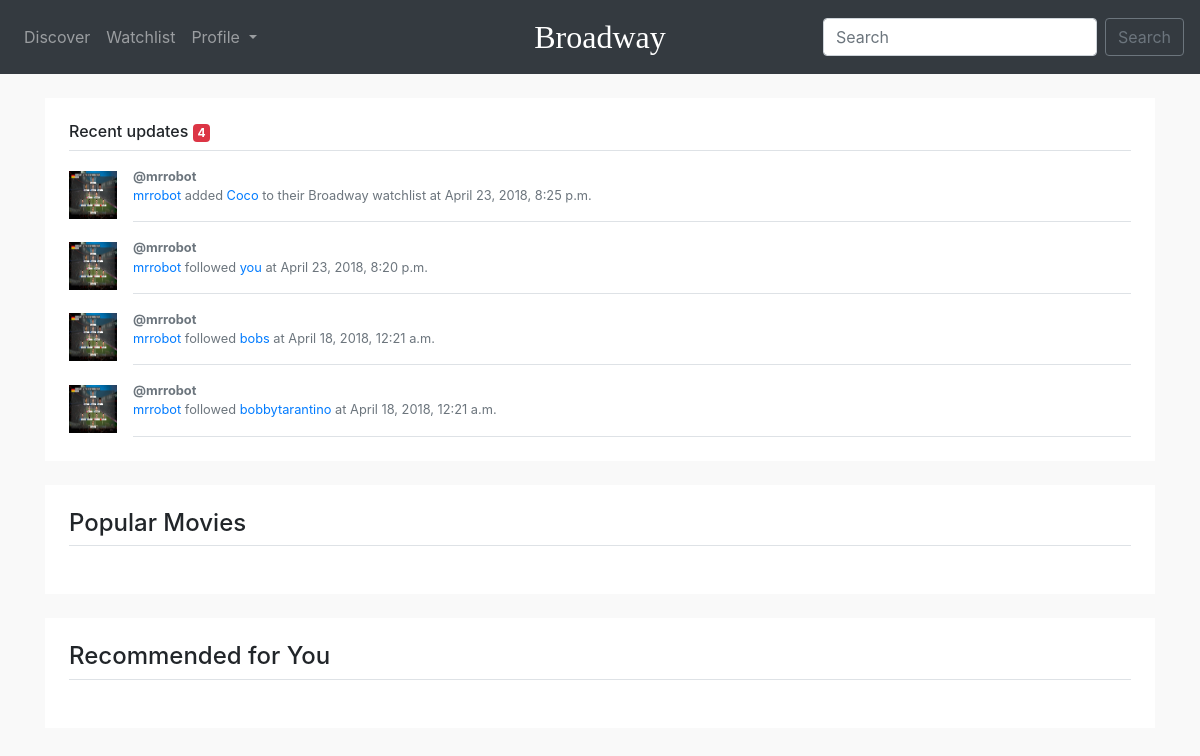
The app's page / (signed in) with its own data.
### user/models.py (models this page shows, shortened)
class Activity(models.Model):
    activity_type = models.CharField(max_length=50)
    main_user = models.ForeignKey(
        Profile,
        on_delete=models.CASCADE,
        related_name="main_user",
        null=True
    )
    movie = models.ForeignKey(
        main.models.Movie,
        on_delete=models.CASCADE,
        related_name="added",
        null=True,
        blank=True
    )
    activity_user = models.ForeignKey(
        Profile,
        on_delete=models.CASCADE,
        related_name="activity_user",
        null=True,
        blank=True
    )
    created_at = models.DateTimeField(
        auto_now_add=True
    )

class Profile(models.Model):
    user = models.OneToOneField(User, on_delete=models.CASCADE)
    bio = models.TextField(max_length=512, blank=True)
    birth_date = models.DateField(null=True, blank=True)
    name = models.CharField(max_length=32, blank=True)
    profile_picture = models.ImageField(
        upload_to='static/assets/user_images/',
        default='static/assets/user_images/default.png',
        blank=True
    )
    created_at = models.DateTimeField(
        auto_now_add=True
    )
    followers = models.IntegerField(default=0)
    following = models.IntegerField(default=0)
    def __str__(self):
        return self.user.username

### main/models.py (models this page shows, shortened)
class Movie(models.Model):
    movie_id = models.IntegerField(null=True)
    title = models.CharField(max_length=100, null=True)
    overview = models.TextField(null=True)
    release_date = models.DateField(null=True)
    poster = models.SlugField(
        blank=True
    )

### main/views.py (the view)
# urls.py: path('', views.index, name='index'),
@login_required
def index(request):
    user_profile = Profile.objects.get(user=request.user)
    all_activities = Activity.objects.all().order_by('-created_at')
    following = Follow.objects.filter(main_user=user_profile)
    activities = []
    for follow_relation in following:
        activities_sub = all_activities.filter(main_user=follow_relation.followed_user)
        activities.extend(list(activities_sub))
    movie = m()
    popular = movie.popular()[0:8]
    popular_movies = []
    watchlist_movies = []
    w = Watchlist.objects.filter(main_user=user_profile)
    for we in w:
        watchlist_movies.append(we.movie_watchlist_element)
    for p in popular:
        movie = getmovie(p.id)
        popular_movies.append(movie)
    LIMIT = 20
    watchlists = Watchlist.objects.filter(main_user=user_profile)
    recommendations = []
    if watchlists:
        for watchlist in watchlists:
            tmp_movie = tmdbv3api.Movie()
            similar = tmp_movie.similar(watchlist.movie_watchlist_element.movie_id)
            for movie in similar:
                recommendations.append(movie)
                if len(recommendations) >= LIMIT:
                    break
            if len(recommendations) >= LIMIT:
                break
        random.shuffle(recommendations)
        recommendations = recommendations[:4]
    context = {
        'profile': user_profile,
        'activities': activities,
        'popular': popular_movies,
        'watchlist': watchlist_movies,
        'discover_movies': recommendations,
    }
    return render(request, 'main/index.html', context)

### templates/main/index.html (shortened to what this page needs)
{% extends "base.html" %}
{% load static %}
{% block assets %}
<link rel="stylesheet" href="{% static 'css/index.css' %}">
{% endblock %}
{% block content %}
    {% if user.is_authenticated %}
    <div class="my-4 p-4 bg-white box-shadow">
        <h6 class="border-bottom border-gray pb-2 mb-0">
            Recent updates
            <span class="badge badge-danger">{{ activities|length }}</span>
        </h6>
        {% for activity in activities|slice:":5" %}
            <div class="media text-muted pt-3">
                <img src="/{{ activity.main_user.profile_picture }}" alt="" class="mr-3 align-self-center profile-picture">
                <p class="media-body pb-3 mb-0 small lh-125 border-bottom border-gray">
                    <strong class="d-block text-gray-dark">@{{ activity.main_user }}</strong>
                    {% if activity.movie %}
                        <a href="/u/{{ activity.main_user }}">{{ activity.main_user }}</a>
                        {{ activity.activity_type }}
                        <a href="/m/{{ activity.movie.movie_id }}">{{ activity.movie.title }}</a>
                        to their Broadway watchlist at {{ activity.created_at }}
                    {% else %}
                        <a href="/u/{{ activity.main_user }}">{{ activity.main_user }}</a>
                        {{ activity.activity_type }}
                        <a href="/u/{{ activity.activity_user }}">{% if activity.activity_user.user == request.user %}you{% else %}{{ activity.activity_user }}{% endif %}</a>
                        at {{ activity.created_at }}
                    {% endif %}
                </p>
            </div>
        {% endfor %}
    </div>
    <div class="my-4 p-4 bg-white box-shadow">
        <h4 class="border-bottom border-gray pb-2 mb-4">
            Popular Movies
        </h4>
    </div>
    <div class="my-4 p-4 bg-white box-shadow">
        <h4 class="border-bottom border-gray pb-2 mb-4">
            Recommended for You
        </h4>
    </div>
    {% endif %}
{% endblock %}

### static/css/main.css (style rules this page uses)
html { -moz-osx-font-smoothing:grayscale;-webkit-font-smoothing:antialiased;text-rendering:optimizeLegibility;-webkit-font-feature-settings:"kern";-moz-font-feature-settings:"kern";font-feature-settings:"kern";-webkit-perspective:1000 }
body { background:#F9F9F9 }

### static/css/index.css (style rules this page uses)
.profile-picture { width:3rem;height:3rem }

### records on screen
Activity: main_user.profile_picture (picture), main_user "mrrobot", activity_type "added", movie "Coco", created_at "April 23, 2018, 8:25 p.m."
Activity: main_user.profile_picture (picture), main_user "mrrobot", activity_type "followed", shows "you", created_at "April 23, 2018, 8:20 p.m."
Activity: main_user.profile_picture (picture), main_user "mrrobot", activity_type "followed", activity_user "bobs", created_at "April 18, 2018, 12:21 a.m."
Activity: main_user.profile_picture (picture), main_user "mrrobot", activity_type "followed", activity_user "bobbytarantino", created_at "April 18, 2018, 12:21 a.m."

### other values on screen
{{ activities|length }} "4"
